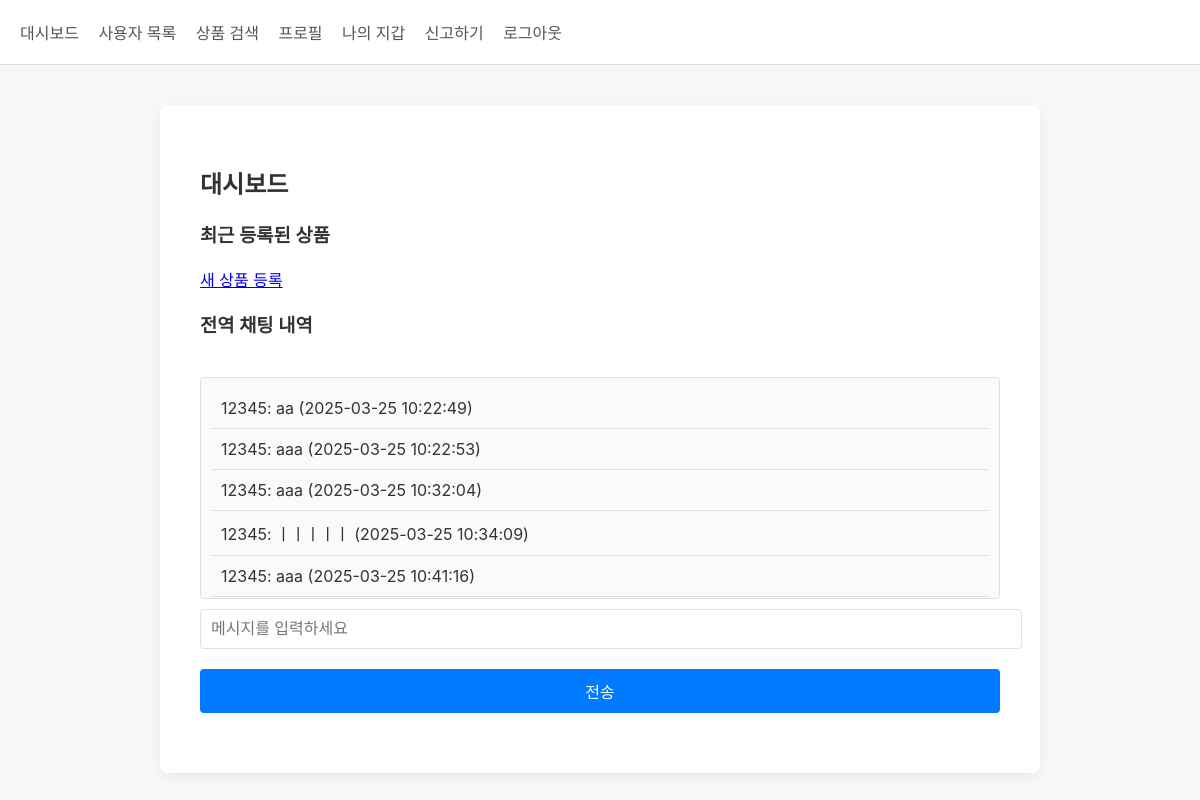
Screenshot of /dashboard (signed in) with the database file from the repository.
### repository.py (models this page shows)
class User(Base):
    __tablename__ = 'user'
    id = Column(String, primary_key=True, index=True)
    username = Column(String, unique=True, nullable=False, index=True)
    password = Column(String, nullable=False)
    bio = Column(Text)
    status = Column(String, default='active')
    wallet = Column(Integer, default=5000)
    failed_attempts = Column(Integer, default=0)
    lockout_until = Column(DateTime, nullable=True)

class Chat(Base):
    __tablename__ = 'chat'
    id = Column(String, primary_key=True, index=True)
    sender_id = Column(String, nullable=False)
    recipient_id = Column(String, nullable=False)
    message = Column(Text, nullable=False)
    timestamp = Column(DateTime, server_default=func.current_timestamp())

### user_routes.py (the view)
@user_bp.route('/dashboard')
@login_required
def dashboard():
    user = request.user
    products = service.list_products()
    global_chats = service.get_global_chats()
    return render_template('dashboard.html', user=user, products=products, global_chats=global_chats, service=service)

### app.py (called while the page is built)
@app.context_processor
def inject_csrf_token():
    return dict(csrf_token=generate_csrf())

@app.teardown_appcontext
def close_connection(exception):
    repository.close_db(exception)

### header_setter.py (called while the page is built, shortened)
def register_headers(app):
    @app.after_request
    def set_headers(response):
        if app.config["ENV"] == "production":
            pass
        else:
            return response

### repository.py (called while the page is built)
def get_user_by_id(user_id):
    session = SessionLocal()
    try:
        return session.query(User).filter(User.id == user_id).first()
    finally:
        session.close()

def get_all_products():
    session = SessionLocal()
    try:
        return session.query(Product).all()
    finally:
        session.close()

def get_global_chat_history(limit=50):
    session = SessionLocal()
    try:
        chats = session.query(Chat).filter(Chat.recipient_id == 'global')\
            .order_by(Chat.timestamp.asc()).limit(limit).all()
        return chats
    finally:
        session.close()

### user_routes.py (called while the page is built, shortened)
@user_bp.context_processor
def inject_current_user():
    token = request.cookies.get('jwt')
    user = None
    if token:
        payload = decode_token(token)
        if payload:
            user = service.get_user(payload['user_id'])
    return {'current_user': user}

def decode_token(token):
    try:
        payload = jwt.decode(token, current_app.config['CLIENT_JWT_SECRET_KEY'], algorithms=['HS256'])
        return payload
    except jwt.ExpiredSignatureError:
        return None
    except jwt.InvalidTokenError:
        return None

@user_bp.after_request
def check_cookie_flags(response):
    if current_app.config.get('ENV') != 'production':
        return response

### user_service.py (called while the page is built)
def get_user(user_id):
    user_id = sanitize_input(user_id)
    return repository.get_user_by_id(user_id)

def list_products():
    return repository.get_all_products()

def get_global_chats(limit=50):
    limit = safe_int(limit, use_abort=True)
    return repository.get_global_chat_history(limit)

### utils.py (called while the page is built)
def safe_str(target):
    return f'{target}' if target else ''

def sanitize_input(text):
    text = safe_str(text)   # 입력값을 문자열로 변환
    if not text:
        return ""
    tag_stripped = re.sub(r'<.*?>', '', text)
    escaped = html.escape(tag_stripped)
    return escaped

def safe_int(target, use_abort=False):
    try:
        return int(sanitize_input(target))
    except (ValueError, TypeError):
        if use_abort:
            abort(400)
        return 0

### templates/dashboard.html (shortened to what this page needs)
{% extends "base.html" %} {% block title %}대시보드{% endblock %} {% block
content %}
<h2>대시보드</h2>
<h3>최근 등록된 상품</h3>
<p><a href="{{ url_for('user.new_product') }}">새 상품 등록</a></p>
<h3>전역 채팅 내역</h3>
<div id="chat" data-user-id="{{ current_user.id }}">
  <ul id="messages">
    {% for chat in global_chats %}  {% set sender =
    service.get_user(chat.sender_id) %}
    <li>
      {{ sender.username if sender else chat.sender_id }}: {{ chat.message }}
      ({{ chat.timestamp }})
    </li>
    {% endfor %}
  </ul>
  <input id="chat_input" type="text" placeholder="메시지를 입력하세요" />
  <button id="send-btn" onclick="sendMessage()">전송</button>
</div>
{% endblock %}

### static/base-style.css (style rules this page uses)
body { background-color: #f7f7f7; font-family: -apple-system, BlinkMacSystemFont, "Segoe UI", Roboto, Helvetica, Arial, sans-serif; margin: 0; padding: 0; color: #333; }
h1, h2, h3 { font-weight: 600; margin-bottom: 20px; }
input, textarea, button { width: 100%; padding: 10px; margin-bottom: 20px; border: 1px solid #e0e0e0; border-radius: 4px; font-size: 16px; }
button { background-color: #007aff; color: #fff; border: none; cursor: pointer; transition: background-color 0.2s; }
ul { list-style: none; padding: 0; }
li { padding: 10px; border-bottom: 1px solid #e0e0e0; }
#chat { margin-top: 40px; }
#messages { height: 200px; overflow-y: auto; border: 1px solid #e0e0e0; padding: 10px; border-radius: 4px; margin-bottom: 10px; background-color: #fafafa; }

### rows the page displays
Chat: message "aa", timestamp "2025-03-25 10:22:49"
User: username "12345"
Chat: message "aaa", timestamp "2025-03-25 10:22:53"
Chat: message "aaa", timestamp "2025-03-25 10:32:04"
Chat: message "ㅣㅣㅣㅣㅣ", timestamp "2025-03-25 10:34:09"
Chat: message "aaa", timestamp "2025-03-25 10:41:16"
